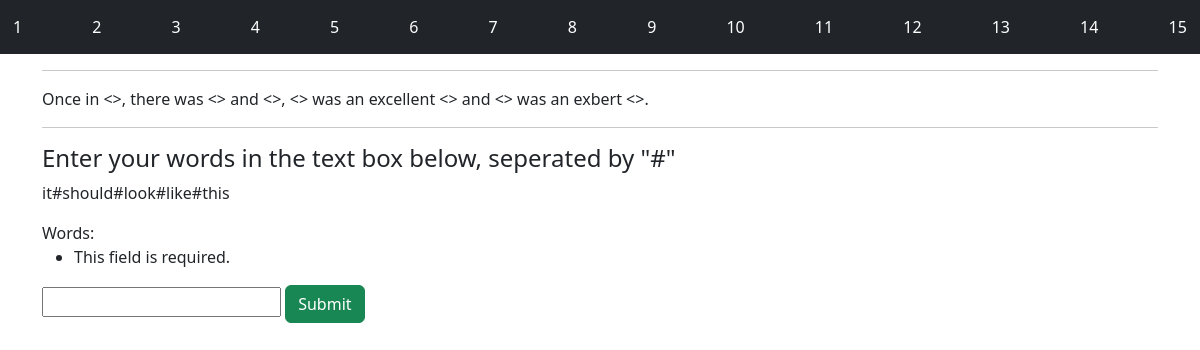
Screenshot of /madlibs/home/4 with the database file from the repository.
### madlibsapp/models.py (models this page shows, shortened)
class Story(models.Model):
    def __str__(self):
        return self.words
    words = models.CharField(max_length=1024)

### madlibsapp/views.py (the view)
# urls.py: path("home/<int:id>", views.home, name="home"),
def home(request,id):
    try:
        item = Story.objects.get(pk=id)
    except:
        item = Story.objects.get(pk=1)
    words = str(item)
    form = WordInputForm(request.POST)
    if(request.method == "POST"):
        if form.is_valid():
            words = item.Format(form.cleaned_data["inputWords"].split("#"))
    context={"item":words, "form":form}
    return render(request, "madlibs/home.html", context)

### madlibsapp/forms.py
class WordInputForm(forms.Form):
    inputWords = forms.CharField(label="Words", max_length=(2048))

### madlibsapp/context_processors.py (called while the page is built)
def StoryList(request):
	return {"StoryList": Story.objects.all(),}

### madlibsapp/templates/madlibs/home.html (shortened to what this page needs)
{% extends "madlibs/navbar.html" %}
{% block body %}
<div class="container">
    <hr />
    <div>
        <p>
            {{ item }}
        </p>
    </div>
    <hr />
    <div>
        <h4>
            Enter your words in the text box below, seperated by "#"
        </h4>
        <p>
            it#should#look#like#this
        </p>
    </div>
    <div>
        <form method="POST">
            {{ form }}
            <button type="submit" class="btn btn-success">Submit</button>
        </form>
    </div>
</div>
{% endblock %}

### madlibsapp/templates/madlibs/navbar.html (shortened to what this page needs)
<!DOCTYPE html>
<html lang="en">
<head>
    <link href="https://cdn.jsdelivr.net/npm/bootstrap@5.3.0/dist/css/bootstrap.min.css" rel="stylesheet">
</head>
<body>
    <nav class="navbar navbar-dark bg-dark">
        {% for link in StoryList %}
        <a href="{% url 'home' link.id %}" class="btn btn-dark"> {{ link.id }}</a>
        {% endfor %}
    </nav>
    {% block body %}
    {% endblock %}
</body>
</html>

### rows the page displays
Story: id "1"
Story: id "2"
Story: id "3"
Story: id "4", words "Once in <>, there was <> and <>, <> was an excellent <> and <> was an exbert <>."
Story: id "5"
Story: id "6"
Story: id "7"
Story: id "8"
Story: id "9"
Story: id "10"
Story: id "11"
Story: id "12"
Story: id "13"
Story: id "14"
Story: id "15"
